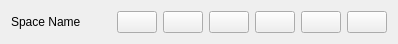
<?xml version="1.0" encoding="UTF-8"?>
<ui version="4.0">
 <class>Form</class>
 <widget class="QWidget" name="Form">
  <property name="geometry">
   <rect>
    <x>0</x>
    <y>0</y>
    <width>398</width>
    <height>32</height>
   </rect>
  </property>
  <property name="windowTitle">
   <string>Form</string>
  </property>
  <layout class="QHBoxLayout" name="horizontalLayout">
   <item>
    <widget class="QLabel" name="lbl_spaceName">
     <property name="text">
      <string>Space Name</string>
     </property>
    </widget>
   </item>
   <item>
    <spacer name="horizontalSpacer">
     <property name="orientation">
      <enum>Qt::Horizontal</enum>
     </property>
     <property name="sizeHint" stdset="0">
      <size>
       <width>40</width>
       <height>20</height>
      </size>
     </property>
    </spacer>
   </item>
   <item>
    <widget class="QPushButton" name="btn_matchSpaceToControl">
     <property name="toolTip">
      <string>Matches the space to the control so the space is relative to the current control's transform.</string>
     </property>
     <property name="text">
      <string/>
     </property>
     <property name="icon">
      <iconset>
       <normaloff>IconWIP.png</normaloff>IconWIP.png</iconset>
     </property>
    </widget>
   </item>
   <item>
    <widget class="QPushButton" name="btn_matchSpaceToSpace">
     <property name="sizePolicy">
      <sizepolicy hsizetype="Minimum" vsizetype="Fixed">
       <horstretch>0</horstretch>
       <verstretch>0</verstretch>
      </sizepolicy>
     </property>
     <property name="toolTip">
      <string>Matches this space object to a different space. Useful if you're about to transition from that space to this space.</string>
     </property>
     <property name="text">
      <string/>
     </property>
     <property name="icon">
      <iconset>
       <normaloff>IconWIP.png</normaloff>IconWIP.png</iconset>
     </property>
    </widget>
   </item>
   <item>
    <widget class="QPushButton" name="btn_matchAndSwitchControlToSpace">
     <property name="toolTip">
      <string>Match the control to the space and switch to that space. Teleports the control's transform such that its current transform snaps to the new space.</string>
     </property>
     <property name="text">
      <string/>
     </property>
     <property name="icon">
      <iconset>
       <normaloff>IconWIP.png</normaloff>IconWIP.png</iconset>
     </property>
    </widget>
   </item>
   <item>
    <widget class="QPushButton" name="btn_matchControlToSpace">
     <property name="toolTip">
      <string>Match the control to the space. Teleports the control's transform such that its current transform snaps to the new space. Doesn't switch to the space so you should expect to visually see your control snap to a different transform until you switch to that space.</string>
     </property>
     <property name="text">
      <string/>
     </property>
     <property name="icon">
      <iconset>
       <normaloff>IconWIP.png</normaloff>IconWIP.png</iconset>
     </property>
    </widget>
   </item>
   <item>
    <widget class="QPushButton" name="btn_selectSpaceObject">
     <property name="toolTip">
      <string>Selects the space object that the control is relative to.</string>
     </property>
     <property name="text">
      <string/>
     </property>
     <property name="icon">
      <iconset>
       <normaloff>IconWIP.png</normaloff>IconWIP.png</iconset>
     </property>
    </widget>
   </item>
   <item>
    <widget class="QPushButton" name="btn_zeroSpaceObject">
     <property name="toolTip">
      <string>Zeroes out the space object transform, assuming it'll be back in its original spot.</string>
     </property>
     <property name="text">
      <string/>
     </property>
     <property name="icon">
      <iconset>
       <normaloff>IconWIP.png</normaloff>IconWIP.png</iconset>
     </property>
    </widget>
   </item>
  </layout>
 </widget>
 <resources/>
 <connections/>
</ui>
